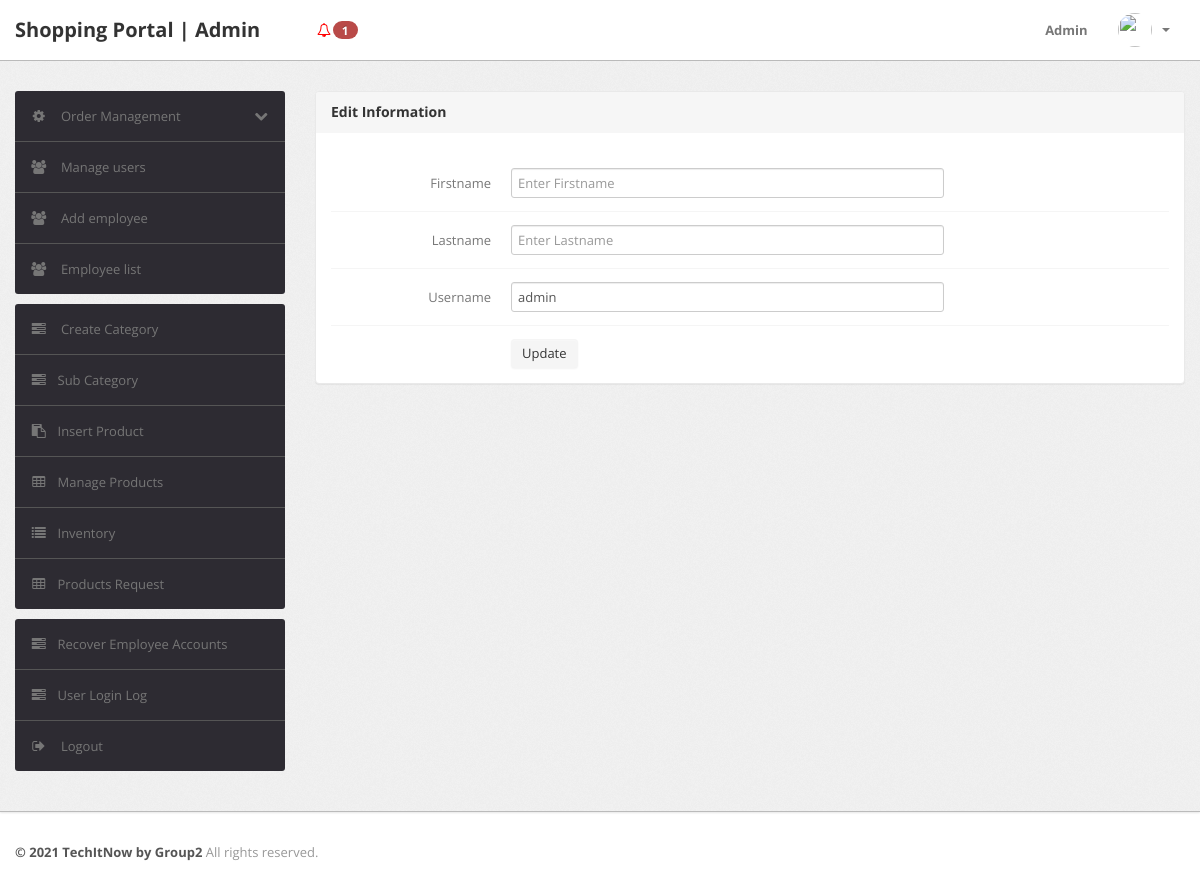
The app's page /admin/edit-employee.php?id=1 (signed in), older data.
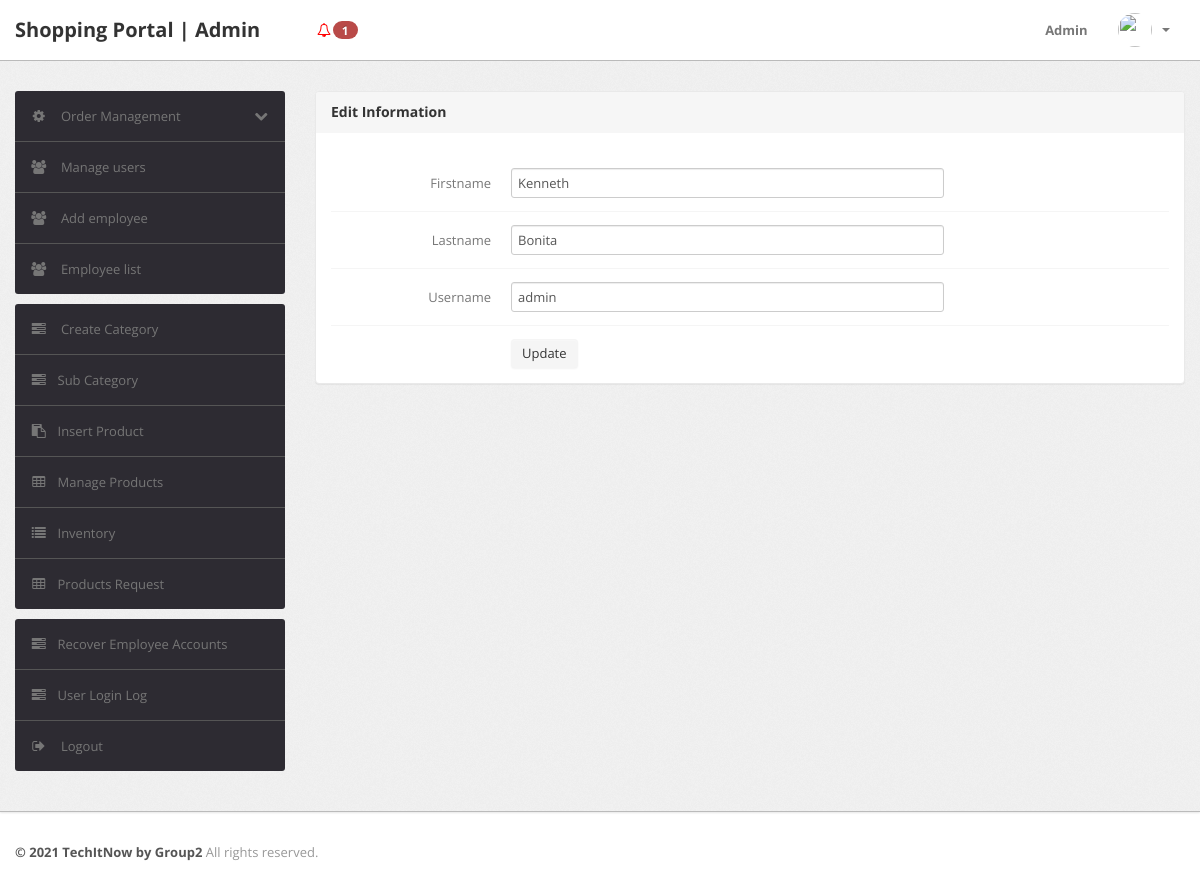
The same page, newer data.
### tables this page shows
CREATE TABLE `tbl_employee` (
  `id` int(11) NOT NULL,
  `firstname` varchar(255) DEFAULT NULL,
  `lastname` varchar(255) DEFAULT NULL,
  `username` varchar(255) NOT NULL,
  `password` varchar(255) NOT NULL,
  `createdAt` timestamp NOT NULL DEFAULT current_timestamp(),
  `isArchived` varchar(255) DEFAULT NULL
);

### admin/edit-employee.php (the view, shortened to what this page needs)
<?php
include('include/config.php');
if(strlen($_SESSION['alogin'])==0)
	{
header('location:index.php');
}
else{
	$pid=intval($_GET['id']);
?>
<!DOCTYPE html>
<html lang="en">
<head>
	<link type="text/css" href="bootstrap/css/bootstrap.min.css" rel="stylesheet">
	<link type="text/css" href="bootstrap/css/bootstrap-responsive.min.css" rel="stylesheet">
	<link type="text/css" href="css/theme.css" rel="stylesheet">
	<link type="text/css" href="images/icons/css/font-awesome.css" rel="stylesheet">
</head>
<body>
<?php include('include/header.php');?>
	<div class="wrapper">
		<div class="container">
			<div class="row">
<?php include('include/sidebar.php');?>
			<div class="span9">
					<div class="content">
						<div class="module">
							<div class="module-head">
								<h3>Edit Information</h3>
							</div>
							<div class="module-body">
									<br />
			<form class="form-horizontal row-fluid" name="insertproduct" method="post" enctype="multipart/form-data">
<?php
$query=mysqli_query($con,"Select * From tbl_employee where id='$pid'");
while($row=mysqli_fetch_array($query))
{
?>
<div class="control-group">
<label class="control-label" for="basicinput">Firstname</label>
<div class="controls">
<input type="text"    name="firstname"  placeholder="Enter Firstname" value="<?php echo htmlentities($row['firstname']);?>" class="span8 tip" >
</div>
</div>
<div class="control-group">
<label class="control-label" for="basicinput">Lastname</label>
<div class="controls">
<input type="text"    name="lastname"  placeholder="Enter Lastname" value="<?php echo htmlentities($row['lastname']);?>" class="span8 tip" required>
</div>
</div>
<div class="control-group">
<label class="control-label" for="basicinput">Username</label>
<div class="controls">
<input type="text"    name="username"  placeholder="Enter Username" value="<?php echo htmlentities($row['username']);?>"  class="span8 tip" required>
</div>
</div>
<?php } ?>
	<div class="control-group">
											<div class="controls">
												<button type="submit" name="submit" class="btn">Update</button>
											</div>
										</div>
									</form>
							</div>
						</div>
					</div>
				</div>
			</div>
		</div>
	</div>
<?php include('include/footer.php');?>
</body>
<?php } ?>

Row changes from the older to the newer data that the page shows:
changed tbl_employee "admin": firstname (not shown) → "Kenneth"; lastname (not shown) → "Bonita"
